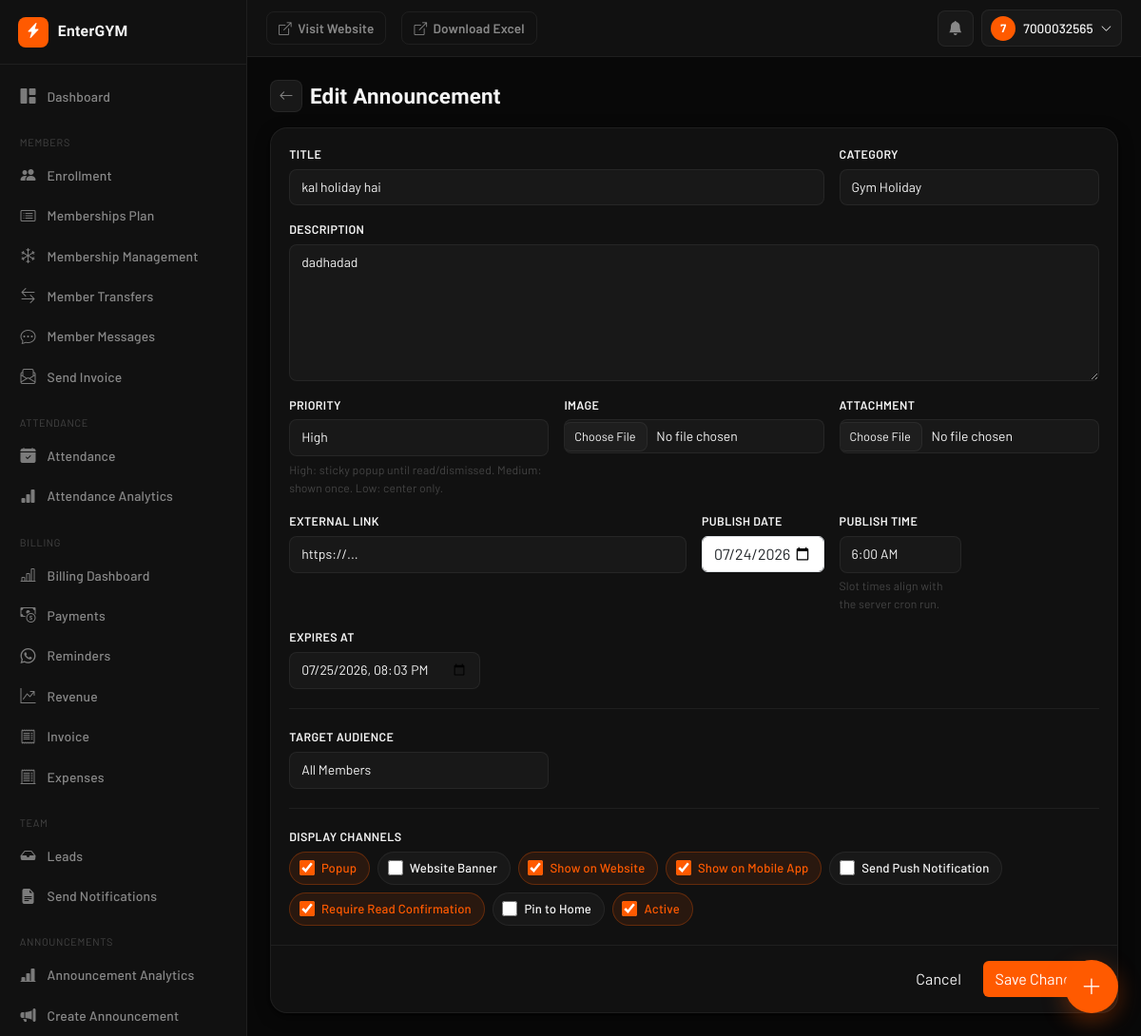
The app's page /owner/announcements/5/edit/ (signed in) with its own data.
### announcements/models.py (models this page shows, shortened)
class Announcement(models.Model):
    class Category(models.TextChoices):
        OFFER            = 'offer',            'Offer'
        INSTRUCTION      = 'instruction',       'Instruction'
        ALERT            = 'alert',             'Alert'
        HOLIDAY          = 'holiday',           'Gym Holiday'
        NEW_PLAN         = 'new_plan',          'New Plan'
        EVENT            = 'event',             'Event'
        MAINTENANCE      = 'maintenance',       'Maintenance'
        PAYMENT_REMINDER = 'payment_reminder',  'Payment Reminder'
        TRAINER_UPDATE   = 'trainer_update',    'Trainer Update'
        GENERAL          = 'general',           'General Notice'
    class Priority(models.TextChoices):
        HIGH   = 'high',   'High'
        MEDIUM = 'medium', 'Medium'
        LOW    = 'low',    'Low'
    class Audience(models.TextChoices):
        ALL              = 'all',              'All Members'
        ACTIVE           = 'active',           'Only Active Members'
        EXPIRED          = 'expired',          'Expired Members'
        EXPIRING_SOON    = 'expiring_soon',    'Members Expiring in 3 Days'
        PLAN             = 'plan',             'Members of Specific Plan'
        TRAINER          = 'trainer',          'Members of Specific Trainer'
        SPECIFIC         = 'specific',         'Specific Members'
    gym = models.ForeignKey(Gym, on_delete=models.CASCADE, db_index=True, related_name='announcements')
    objects = GymManager()
    title       = models.CharField(max_length=150)
    description = models.TextField(help_text="Rich text (HTML from the editor). Sanitized on save.")
    announcement_type = models.CharField(max_length=20, choices=Category.choices, default=Category.GENERAL)
    priority    = models.CharField(max_length=10, choices=Priority.choices, default=Priority.MEDIUM, db_index=True)
    image      = CloudinaryField('announcement_image', null=True, blank=True)
    attachment = CloudinaryField(
        'announcement_attachment', null=True, blank=True, resource_type='raw',
    )
    external_link = models.URLField(blank=True)
    publish_at = models.DateTimeField(default=timezone.now, db_index=True)
    expires_at = models.DateTimeField(null=True, blank=True, db_index=True)
    is_active  = models.BooleanField(default=True, db_index=True)
    show_popup    = models.BooleanField(default=False)
    show_banner   = models.BooleanField(default=False)
    show_web      = models.BooleanField(default=True)
    show_mobile   = models.BooleanField(default=True)
    send_push     = models.BooleanField(default=False)
    require_read  = models.BooleanField(
        default=False,
        help_text="If set, High-priority popups stay until the member explicitly presses Mark as Read "
                   "(Dismiss alone does not satisfy this).",
    )
    pin_home = models.BooleanField(default=False)
    target_audience = models.CharField(max_length=20, choices=Audience.choices, default=Audience.ALL)
    target_plan     = models.ForeignKey(MembershipPlan, on_delete=models.SET_NULL, null=True, blank=True, related_name='+')
    target_trainer  = models.ForeignKey(AuthFitTrainer, on_delete=models.SET_NULL, null=True, blank=True, related_name='+')
    target_members  = models.ManyToManyField(User, blank=True, related_name='targeted_announcements')
    push_sent_at    = models.DateTimeField(null=True, blank=True)
    push_sent_count = models.PositiveIntegerField(default=0)
    view_count      = models.PositiveIntegerField(
        default=0,
        help_text="Incremented once per member the first time it enters their home/center feed. "
                   "Best-effort counter, not a unique-visitor guarantee.",
    )
    created_by = models.ForeignKey(User, on_delete=models.SET_NULL, null=True, blank=True, related_name='+')
    created_at = models.DateTimeField(auto_now_add=True)
    updated_at = models.DateTimeField(auto_now=True)
    class Meta:
        ordering = ['-pin_home', '-publish_at']
        indexes = [
            models.Index(fields=['gym', 'is_active', 'publish_at']),
            models.Index(fields=['gym', 'announcement_type']),
            models.Index(fields=['gym', 'priority']),
        ]
        verbose_name = 'Announcement'
        verbose_name_plural = 'Announcements'

### announcements/views.py (the view)
# urls.py: path('owner/announcements/<int:pk>/edit/', views.announcement_edit, name='announcement_edit'),
@announcement_write_required
def announcement_edit(request, pk):
    announcement = get_announcement_or_404(request, pk)
    if request.method == 'POST':
        form = AnnouncementForm(request.POST, request.FILES, instance=announcement, gym=announcement.gym)
        if form.is_valid():
            was_pushed = announcement.push_sent_at is not None
            announcement = form.save()
            if announcement.send_push and not was_pushed and announcement.is_live:
                send_announcement_push(announcement)
            messages.success(request, f"Announcement '{announcement.title}' updated.")
            return redirect('announcement_list')
    else:
        form = AnnouncementForm(instance=announcement, gym=announcement.gym)
    return render(request, 'announcements/owner/form.html', {
        'form': form, 'is_edit': True, 'announcement': announcement,
    })

### announcements/templates/announcements/owner/form.html (shortened to what this page needs)
{% extends "dashboard/base.html" %}
{% block content %}
<div class="d-flex align-items-center gap-2 mb-3">
  <a href="{% url 'announcement_list' %}" class="db-back-btn"><i class="bi bi-arrow-left"></i></a>
  <h1 class="db-page-title" style="font-size:1.4rem;">{% if is_edit %}Edit Announcement{% else %}New Announcement{% endif %}</h1>
</div>
<form method="post" enctype="multipart/form-data" class="db-card db-form-card">
  <div class="row g-3">
    <div class="col-md-8">
      <label class="db-form-label" for="{{ form.title.id_for_label }}">Title</label>
      {{ form.title }}
    </div>
    <div class="col-md-4">
      <label class="db-form-label" for="{{ form.announcement_type.id_for_label }}">Category</label>
      {{ form.announcement_type }}
    </div>
    <div class="col-12">
      <label class="db-form-label" for="{{ form.description.id_for_label }}">Description</label>
      {{ form.description }}
    </div>
    <div class="col-md-4">
      <label class="db-form-label" for="{{ form.priority.id_for_label }}">Priority</label>
      {{ form.priority }}
      <div class="db-form-hint">High: sticky popup until read/dismissed. Medium: shown once. Low: center only.</div>
    </div>
    <div class="col-md-4">
      <label class="db-form-label" for="{{ form.image.id_for_label }}">Image</label>
      {{ form.image }}
    </div>
    <div class="col-md-4">
      <label class="db-form-label" for="{{ form.attachment.id_for_label }}">Attachment</label>
      {{ form.attachment }}
    </div>
    <div class="col-md-6">
      <label class="db-form-label" for="{{ form.external_link.id_for_label }}">External Link</label>
      {{ form.external_link }}
    </div>
    <div class="col-md-2">
      <label class="db-form-label" for="{{ form.publish_date.id_for_label }}">Publish Date</label>
      {{ form.publish_date }}
    </div>
    <div class="col-md-2">
      <label class="db-form-label" for="{{ form.publish_time.id_for_label }}">Publish Time</label>
      {{ form.publish_time }}
      <div class="db-form-hint">Slot times align with the server cron run.</div>
    </div>
    <div class="col-md-3">
      <label class="db-form-label" for="{{ form.expires_at.id_for_label }}">Expires At</label>
      {{ form.expires_at }}
    </div>
    <div class="col-12"><hr></div>
    <div class="col-md-4">
      <label class="db-form-label" for="{{ form.target_audience.id_for_label }}">Target Audience</label>
      {{ form.target_audience }}
    </div>
    <div class="col-12"><hr></div>
    <div class="col-12">
      <div class="db-form-label">Display Channels</div>
      <div class="db-check-group">
        <div class="db-check">{{ form.show_popup }} <label for="{{ form.show_popup.id_for_label }}">Popup</label></div>
        <div class="db-check">{{ form.show_banner }} <label for="{{ form.show_banner.id_for_label }}">Website Banner</label></div>
        <div class="db-check">{{ form.show_web }} <label for="{{ form.show_web.id_for_label }}">Show on Website</label></div>
        <div class="db-check">{{ form.show_mobile }} <label for="{{ form.show_mobile.id_for_label }}">Show on Mobile App</label></div>
        <div class="db-check">{{ form.send_push }} <label for="{{ form.send_push.id_for_label }}">Send Push Notification</label></div>
        <div class="db-check">{{ form.require_read }} <label for="{{ form.require_read.id_for_label }}">Require Read Confirmation</label></div>
        <div class="db-check">{{ form.pin_home }} <label for="{{ form.pin_home.id_for_label }}">Pin to Home</label></div>
        <div class="db-check">{{ form.is_active }} <label for="{{ form.is_active.id_for_label }}">Active</label></div>
      </div>
    </div>
  </div>
  <div class="db-form-footer">
    <a href="{% url 'announcement_list' %}" class="btn db-btn">Cancel</a>
    <button type="submit" class="btn db-btn db-btn-primary">{% if is_edit %}Save Changes{% else %}Create Announcement{% endif %}</button>
  </div>
</form>
{% endblock %}

### templates/dashboard/includes/_navbar.html (shortened to what this page needs)
<header class="db-navbar">
  <a href="{% url 'home' %}" class="db-visit-site-btn">
    <i class="bi bi-box-arrow-up-right"></i>
    <span class="d-none d-md-inline">Visit Website</span>
  </a>
  <a href="{% url 'export_enrollments' gym.id %}" class="db-visit-site-btn">
    <i class="bi bi-box-arrow-up-right"></i>
    <span class="d-none d-md-inline">Download Excel</span>
  </a>
  <div class="db-navbar-right">
    <div class="dropdown db-notif-bell">
      <button type="button" class="db-icon-btn" id="dbNotifBtn" data-bs-toggle="dropdown" aria-expanded="false" aria-label="Notifications">
        <i class="bi bi-bell-fill"></i>
      </button>
    </div>
    <div class="dropdown">
      <button type="button" class="db-user-btn" data-bs-toggle="dropdown" aria-expanded="false">
        <span class="db-avatar">{{ request.user.username|slice:":1"|upper }}</span>
        <span class="db-user-name d-none d-md-inline">{{ request.user.get_full_name|default:request.user.username }}</span>
        <i class="bi bi-chevron-down small"></i>
      </button>
    </div>
  </div>
</header>

### records on screen
Announcement: title "kal holiday hai", announcement_type "Gym Holiday", description "dadhadad", priority "High", expires_at "07/25/2026 20:03", target_audience "All Members", show_popup "☑", show_web "☑", show_mobile "☑", require_read "☑", is_active "☑"

### other values on screen
{{ gym.gym_name|default:"EnterGYM" }} "EnterGYM"
{{ request.user.username|slice:":1"|upper }} "7"
{{ request.user.get_full_name|default:request.user.username }} "7000032565"
